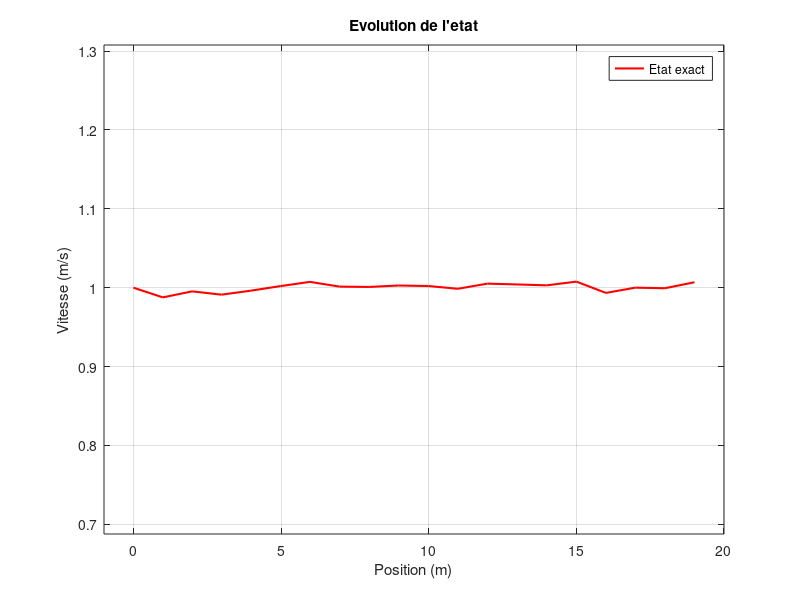
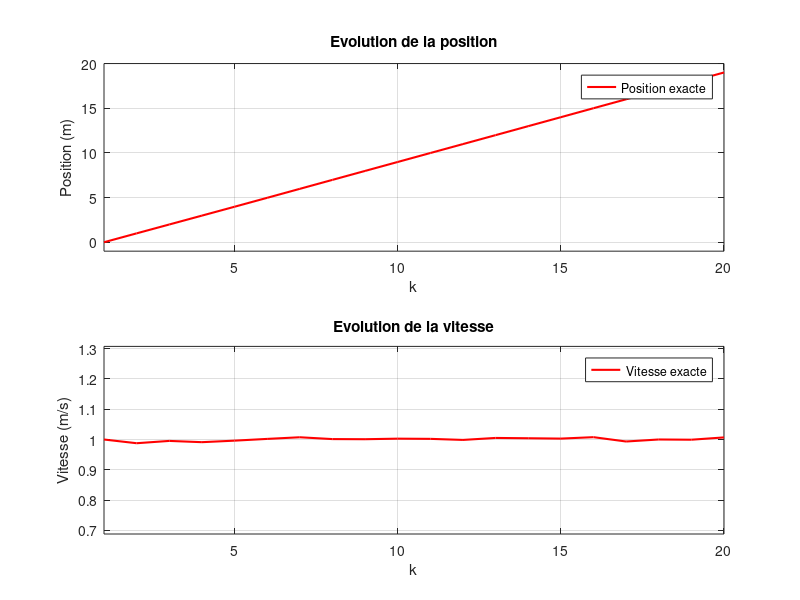
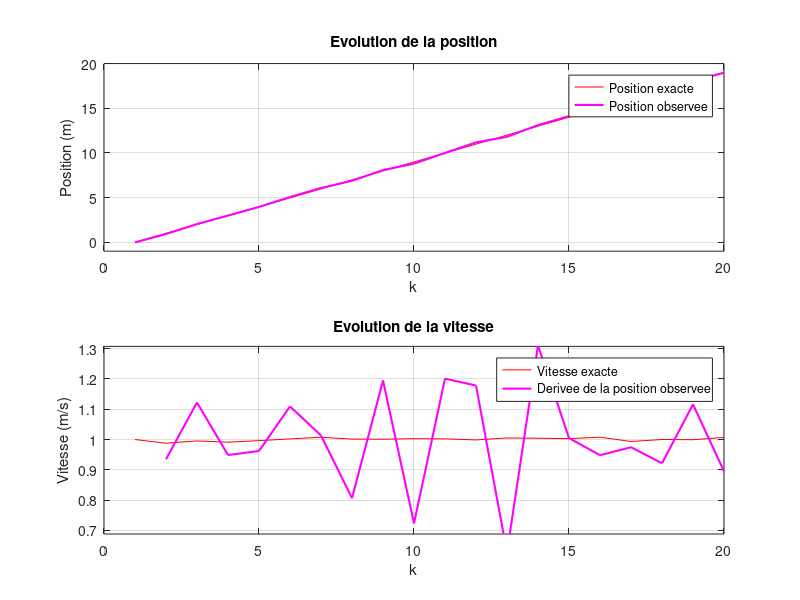
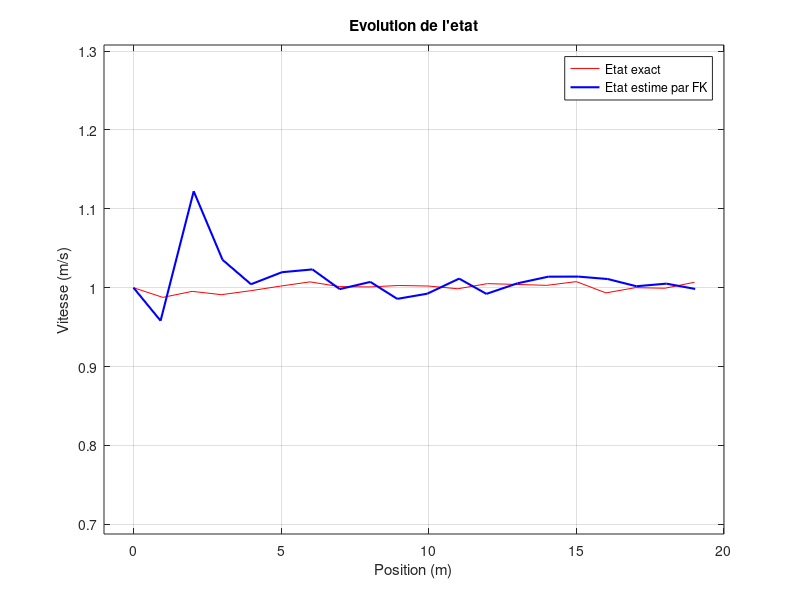

The MATLAB script that drew these images, in order:
% Script pour executer l'option 1 du filtre de Kalman
% et sauvegarder les figures

close all; clear all; clc;

% Dossier de sauvegarde des figures
output_dir = '../LATEX2/figures';
if ~exist(output_dir, 'dir')
    mkdir(output_dir);
end

%%%%%%%%%%%%%%%%%%%%%%%%%%%%%%%%%%%%%%%%%%%%%%%%%%%%%%%%%%%%%%%%%%%%%%%%%%%
% Modele du systeme
%%%%%%%%%%%%%%%%%%%%%%%%%%%%%%%%%%%%%%%%%%%%%%%%%%%%%%%%%%%%%%%%%%%%%%%%%%%

I = eye(2);
T = 1; % cadence des mesures
v_0 = 1; m_0 = [0;v_0]; P_0 = 100*I; % etat initial

A = [1 T; 0 1]; % matrice d'etat
V = [T^2/2; T]; % matrice du bruit d'etat
std_g = 0.01; Q = std_g^2*V*V'; % matrice de covariance du bruit d'etat
C = [1 0]; % matrice d'observation
std_w = 0.1*v_0*T; R = std_w^2; % matrice de covariance du bruit d'observation

%%%%%%%%%%%%%%%%%%%%%%%%%%%%%%%%%%%%%%%%%%%%%%%%%%%%%%%%%%%%%%%%%%%%%%%%%%%
% Option 1 : Illustration du filtre de Kalman
%%%%%%%%%%%%%%%%%%%%%%%%%%%%%%%%%%%%%%%%%%%%%%%%%%%%%%%%%%%%%%%%%%%%%%%%%%%

% Simulation d'une trajectoire
k_max = 20; % nombre d'iterations / d'observations
rng('default'); % initialisation du generateur de nombres aleatoires
g = std_g*randn(1,k_max); % bruit d'etat
w = std_w*randn(1,k_max); % bruit d'observation
x(:,1) = m_0; y(1) = C*x(:,1)+w(1);
for k = 1:k_max-1
    x(:,k+1) = A*x(:,k)+V*g(k);
    y(k+1) = C*x(:,k+1)+w(k+1);
end

% estimation de la vitesse par derivation de la position (derivee arriere)
x2_d(2:k_max) = (y(2:k_max)-y(1:k_max-1))/T;

m1 = min(x(1,:)); M1 = max(x(1,:)); m2 = min(x(2,:)); M2 = max(x(2,:));

% Figure 1 : Evolution de l'etat (position vs vitesse)
figure('Position', [100 100 800 600]);
plot(x(1,:),x(2,:),'r', 'LineWidth', 1.5);
title('Evolution de l''etat');
legend('Etat exact');
xlabel('Position (m)'); ylabel('Vitesse (m/s)');
axis([m1-1 M1+1 m2-0.3 M2+0.3]);
grid on;
saveas(gcf, fullfile(output_dir, 'fig1_etat_exact.png'));

% Figure 2 : Evolution position et vitesse en fonction du temps
figure('Position', [100 100 800 600]);
subplot(211);
plot(1:k_max,x(1,:),'r', 'LineWidth', 1.5);
title('Evolution de la position');
legend('Position exacte');
xlabel('k'); ylabel('Position (m)');
axis([1 k_max m1-1 M1+1]);
grid on;
subplot(212);
plot(1:k_max,x(2,:),'r', 'LineWidth', 1.5);
legend('Vitesse exacte');
title('Evolution de la vitesse');
xlabel('k'); ylabel('Vitesse (m/s)');
axis([1 k_max m2-0.3 M2+0.3]);
grid on;
saveas(gcf, fullfile(output_dir, 'fig2_position_vitesse_exactes.png'));

% Figure 3 : Comparaison etat exact vs observation
figure('Position', [100 100 800 600]);
subplot(211);
plot(1:k_max,x(1,:),'r', 1:k_max,y(1,:),'m', 'LineWidth', 1.5);
legend('Position exacte','Position observee');
title('Evolution de la position');
xlabel('k'); ylabel('Position (m)');
axis([0 k_max m1-1 M1+1]);
grid on;
subplot(212);
plot(1:k_max,x(2,:),'r', 2:k_max,x2_d(1,2:k_max),'m', 'LineWidth', 1.5);
legend('Vitesse exacte','Derivee de la position observee');
title('Evolution de la vitesse');
xlabel('k'); ylabel('Vitesse (m/s)');
axis([0 k_max m2-0.3 M2+0.3]);
grid on;
saveas(gcf, fullfile(output_dir, 'fig3_exact_vs_observation.png'));

% Estimation de la trajectoire par Filtre de Kalman
x_est(:,1) = m_0; P = P_0;
for k = 1:k_max-1
    x_pred(:,k+1) = A*x_est(:,k);
    P = A*P*A'+Q;
    K = P*C'*inv(C*P*C'+R);
    P = (I-K*C)*P;
    y_pred(k+1) = C*x_pred(:,k+1);
    x_est(:,k+1) = x_pred(:,k+1)+K*(y(k+1)-y_pred(k+1));
end

% Figure 4 : Etat exact vs estime par FK
figure('Position', [100 100 800 600]);
plot(x(1,:),x(2,:),'r', x_est(1,:),x_est(2,:),'b', 'LineWidth', 1.5);
legend('Etat exact','Etat estime par FK');
title('Evolution de l''etat');
xlabel('Position (m)'); ylabel('Vitesse (m/s)');
axis([m1-1 M1+1 m2-0.3 M2+0.3]);
grid on;
saveas(gcf, fullfile(output_dir, 'fig4_etat_exact_vs_FK.png'));

% Figure 5 : Position et vitesse estimees par FK
figure('Position', [100 100 800 600]);
subplot(211);
plot(1:k_max,x(1,:),'r', 1:k_max,x_est(1,:),'b', 'LineWidth', 1.5);
legend('Position exacte','Position estimee par FK');
title('Evolution de la position');
xlabel('k'); ylabel('Position (m)');
axis([0 k_max m1-1 M1+1]);
grid on;
subplot(212);
plot(1:k_max,x(2,:),'r', 1:k_max,x_est(2,:),'b', 'LineWidth', 1.5);
legend('Vitesse exacte','Vitesse estimee par FK');
title('Evolution de la vitesse');
xlabel('k'); ylabel('Vitesse (m/s)');
axis([0 k_max m2-0.3 M2+0.3]);
grid on;
saveas(gcf, fullfile(output_dir, 'fig5_FK_estimation.png'));

% Figure 6 : Comparaison FK vs observation vs exact
figure('Position', [100 100 800 600]);
subplot(211);
plot(1:k_max,x(1,:),'r', 1:k_max,x_est(1,:),'b', 1:k_max,y(1,:),'m', 'LineWidth', 1.5);
legend('Position exacte','Position estimee par FK','Position observee');
title('Evolution de la position');
xlabel('k'); ylabel('Position (m)');
axis([0 k_max m1-1 M1+1]);
grid on;
subplot(212);
plot(1:k_max,x(2,:),'r', 1:k_max,x_est(2,:),'b', 2:k_max,x2_d(1,2:k_max),'m', 'LineWidth', 1.5);
legend('Vitesse exacte','Vitesse estimee par FK','Derivee de la position observee');
title('Evolution de la vitesse');
xlabel('k'); ylabel('Vitesse (m/s)');
axis([0 k_max m2-0.3 M2+0.3]);
grid on;
saveas(gcf, fullfile(output_dir, 'fig6_comparaison_complete.png'));

% Figure 7 : Erreurs d'estimation
figure('Position', [100 100 800 600]);
subplot(211);
plot(1:k_max,x_est(1,:)-x(1,:),'b', 1:k_max,y-x(1,:),'m', 'LineWidth', 1.5);
legend('Erreur FK','Erreur observation');
title('Evolution de l''erreur de position');
xlabel('k'); ylabel('Erreur position (m)');
axis([0 k_max -3*std_w 3*std_w]);
grid on;
subplot(212);
plot(1:k_max,x_est(2,:)-x(2,:),'b', 2:k_max,x2_d(2:k_max)-x(2,2:k_max),'m', 'LineWidth', 1.5);
legend('Erreur FK','Erreur derivee observation');
title('Evolution de l''erreur de vitesse');
xlabel('k'); ylabel('Erreur vitesse (m/s)');
axis([0 k_max -3*sqrt(2)*std_w/T 3*sqrt(2)*std_w/T]);
grid on;
saveas(gcf, fullfile(output_dir, 'fig7_erreurs_estimation.png'));

% Estimation avec sauvegarde de P pour les ellipses
x_est(:,1) = m_0; P = P_0; P1_est(:,1) = P(:,1); P2_est(:,1) = P(:,2);
for k = 1:k_max-1
    x_pred(:,k+1) = A*x_est(:,k);
    P = A*P*A'+Q;
    K = P*C'*inv(C*P*C'+R);
    P = (I-K*C)*P; P1_est(:,k+1) = P(:,1); P2_est(:,k+1) = P(:,2);
    y_pred(k+1) = C*x_pred(:,k+1);
    x_est(:,k+1) = x_pred(:,k+1)+K*(y(k+1)-y_pred(k+1));
end

% Figure 8 : Evolution de l'ecart-type
figure('Position', [100 100 800 600]);
subplot(211);
plot(1:k_max,P1_est(1,:).^0.5,'b', 1:k_max,std_w*ones(1,k_max),'m', 'LineWidth', 1.5);
legend('Std position FK','Std observation position');
title('Precision de l''estimation de la position');
xlabel('k'); ylabel('Ecart-type (m)');
axis([0 k_max 0 3*std_w]);
grid on;
subplot(212);
plot(1:k_max,P2_est(2,:).^0.5,'b', 1:k_max,sqrt(2)*std_w/T*ones(1,k_max),'m', 'LineWidth', 1.5);
legend('Std vitesse FK','Std derivee observation');
title('Precision de l''estimation de la vitesse');
xlabel('k'); ylabel('Ecart-type (m/s)');
axis([0 k_max 0 3*sqrt(2)*std_w/T]);
grid on;
saveas(gcf, fullfile(output_dir, 'fig8_precision_estimation.png'));

% Figure 9 : Estimation avec intervalle de confiance a 3 sigma
figure('Position', [100 100 800 600]);
subplot(211);
plot(1:k_max,x(1,:),'r', 1:k_max,x_est(1,:),'b',...
     1:k_max,x_est(1,:)-3*P1_est(1,:).^0.5,':b',...
     1:k_max,x_est(1,:)+3*P1_est(1,:).^0.5,':b',...
     1:k_max,y,'g', 'LineWidth', 1.2);
legend('Position exacte','Position estimee FK',...
       'Estimation -3\sigma','Estimation +3\sigma',...
       'Position observee');
title('Estimation avec precision associee');
xlabel('k'); ylabel('Position (m)');
axis([0 k_max m1-1 M1+1]);
grid on;
subplot(212);
plot(1:k_max,x(2,:),'r', 1:k_max,x_est(2,:),'b',...
     1:k_max,x_est(2,:)-3*P2_est(2,:).^0.5,':b',...
     1:k_max,x_est(2,:)+3*P2_est(2,:).^0.5,':b',...
     2:k_max,x2_d(2:k_max),'g', 'LineWidth', 1.2);
legend('Vitesse exacte','Vitesse estimee FK',...
       'Estimation -3\sigma','Estimation +3\sigma',...
       'Derivee observation');
title('Estimation avec precision associee');
xlabel('k'); ylabel('Vitesse (m/s)');
axis([0 k_max m2-1 M2+1]);
grid on;
saveas(gcf, fullfile(output_dir, 'fig9_estimation_intervalle_confiance.png'));

% Figure 10 : Erreur avec bornes a 3 sigma
figure('Position', [100 100 800 600]);
subplot(211);
plot(1:k_max,x_est(1,:)-x(1,:),'b',...
     1:k_max,-3*P1_est(1,:).^0.5,':r', 1:k_max,3*P1_est(1,:).^0.5,':r', 'LineWidth', 1.5);
legend('Erreur FK','-3\sigma','+3\sigma');
title('Erreur d''estimation de la position');
xlabel('k'); ylabel('Erreur (m)');
axis([0 k_max -5*std_w 5*std_w]);
grid on;
subplot(212);
plot(1:k_max,x_est(2,:)-x(2,:),'b',...
     1:k_max,-3*P2_est(2,:).^0.5,':r', 1:k_max,+3*P2_est(2,:).^0.5,':r', 'LineWidth', 1.5);
legend('Erreur FK','-3\sigma','+3\sigma');
title('Erreur d''estimation de la vitesse');
xlabel('k'); ylabel('Erreur (m/s)');
axis([0 k_max -5*sqrt(2)*std_w/T 5*sqrt(2)*std_w/T]);
grid on;
saveas(gcf, fullfile(output_dir, 'fig10_erreur_bornes_3sigma.png'));

fprintf('\n=== Figures sauvegardees dans %s ===\n', output_dir);
fprintf('10 figures generees pour l''option 1 (Illustration du FK)\n');

% Fermer toutes les figures
close all;
